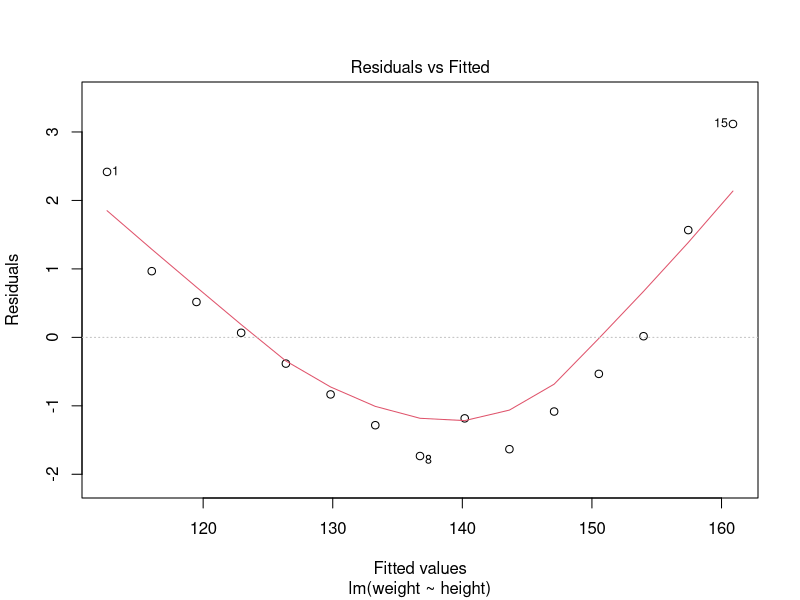
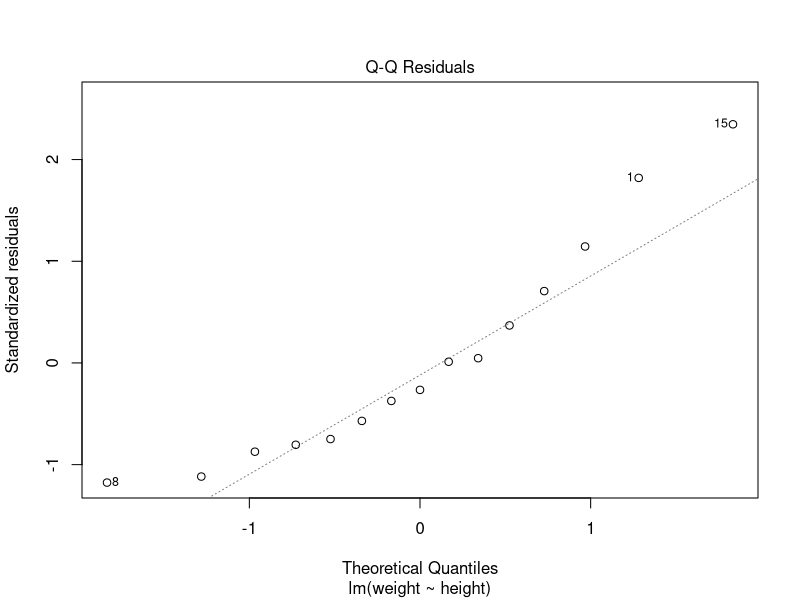
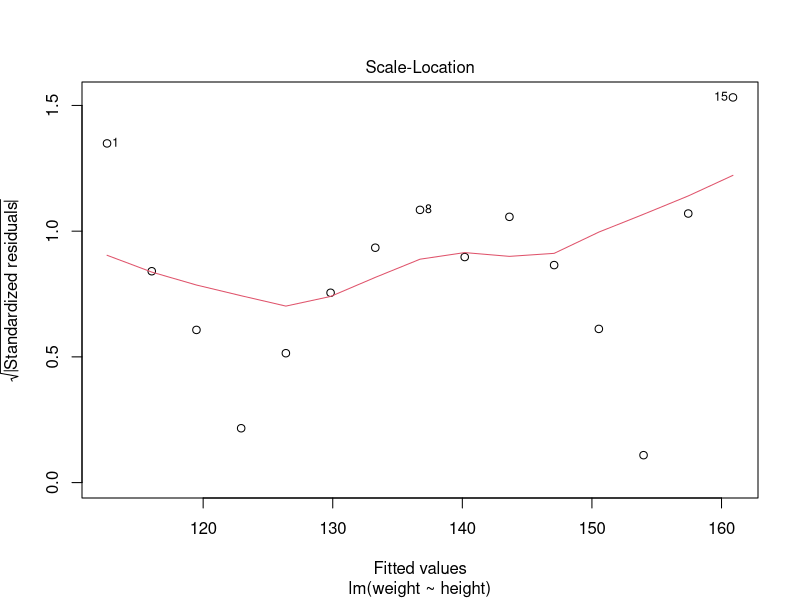
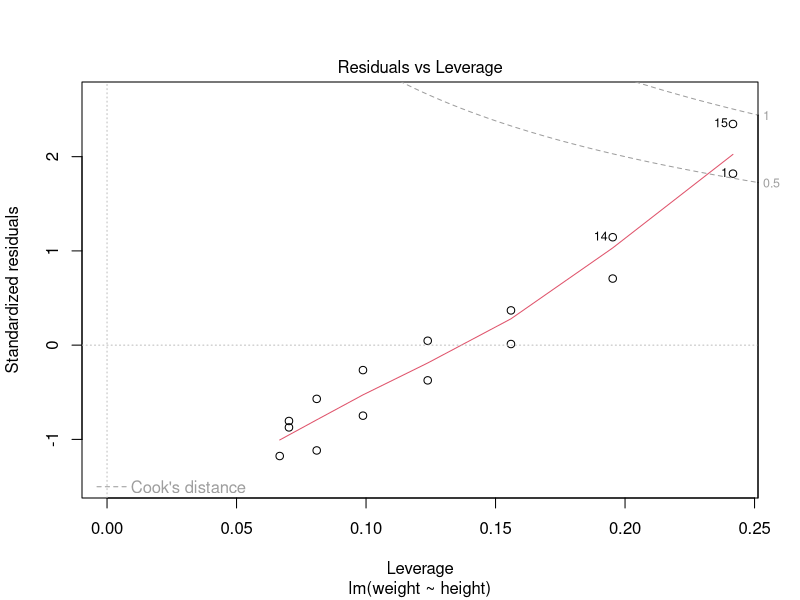
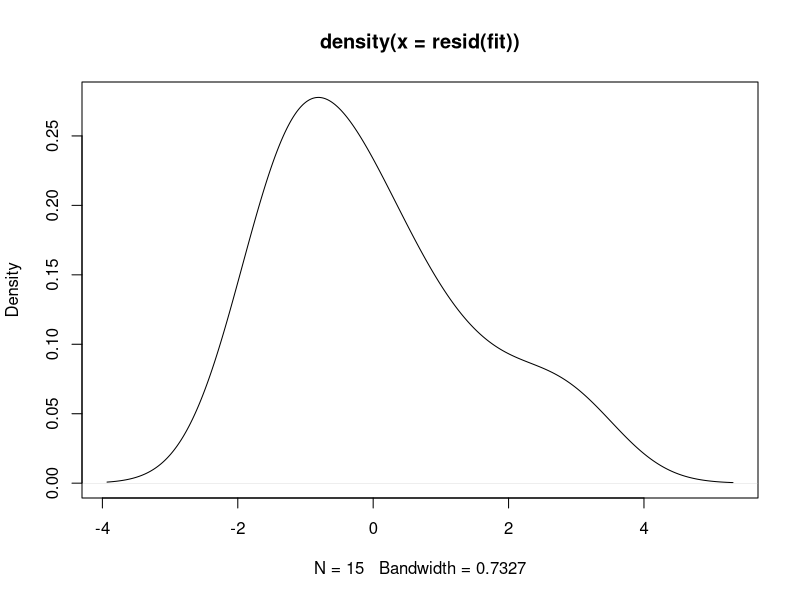
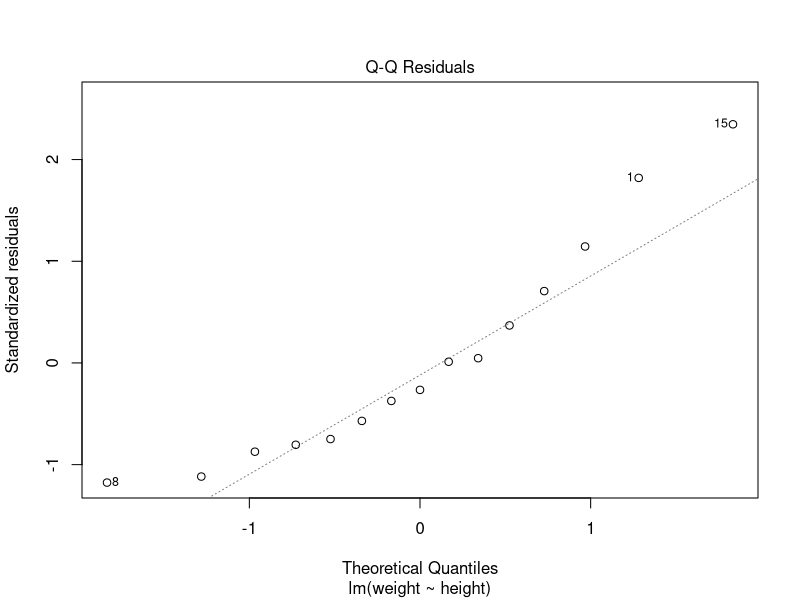
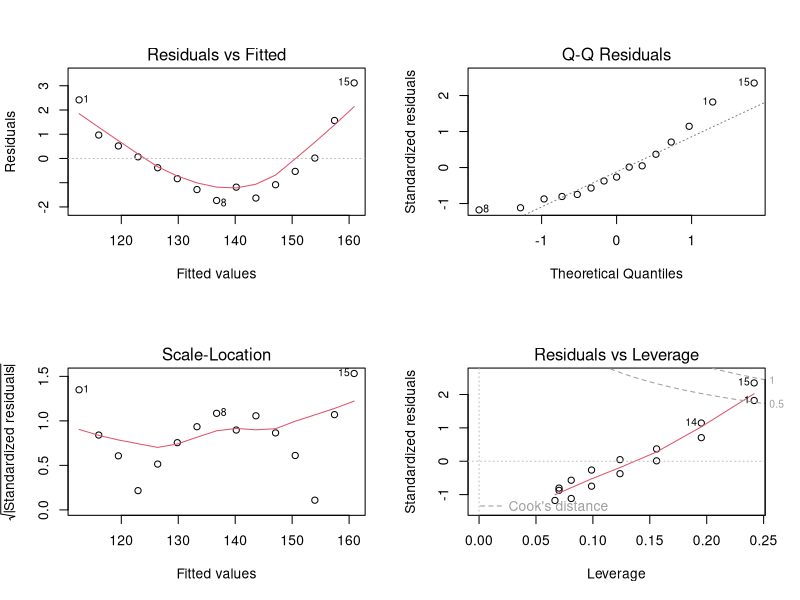

These charts were generated, in order, by the following R code:

fit = lm(weight ~ height, data = women)
summary(fit)

#R2
#coefficients
#does linear model exists between Y & Xs
#pvalue of Stats : Exists < 0.05

#R2 : Multiple & Adjusted
#here we used Multiple becos of 1 IV ie height
#.991 what does it mean - Good Model  : > .6/ .7

#coefficients
#y = mx + c : c=-87, m=3.45, 
x=0; y = 3.45 * x + -87; y
range(women$height)
x=58 
(y = 3.45 * x + -87)
women [ women$height < 60, ]
#Pr value < 0.05  : Then coeff are significant : used in the model

#residual = actual - predicted
women$weight
fitted(fit)
cbind(women, fitted(fit), resid(fit))
#y = 3.45 * x - 87
resid(fit)
summary(resid(fit))

#predict : height = 60.5
women
ndata = data.frame(height=c(60.5, 70.5))
p1=predict(fit, newdata= ndata)
cbind(ndata, p1)

#assumptions of linear regression
#linearity, autocollinearity, multicollinearity, normality, homosodescity (equal variance), outliers 
#linked with residuals.... 
plot(fit)


plot(density(resid(fit)))
plot(fit, which=2)

par(mfrow=c(2,2))
plot(fit)


#normality
#autocollinearity
#multicollinarrity
#outliers



#cor
#plot
#linear model
#R2, F-pvalue, coeff
#predict for unknown input
#assumptions using plots
